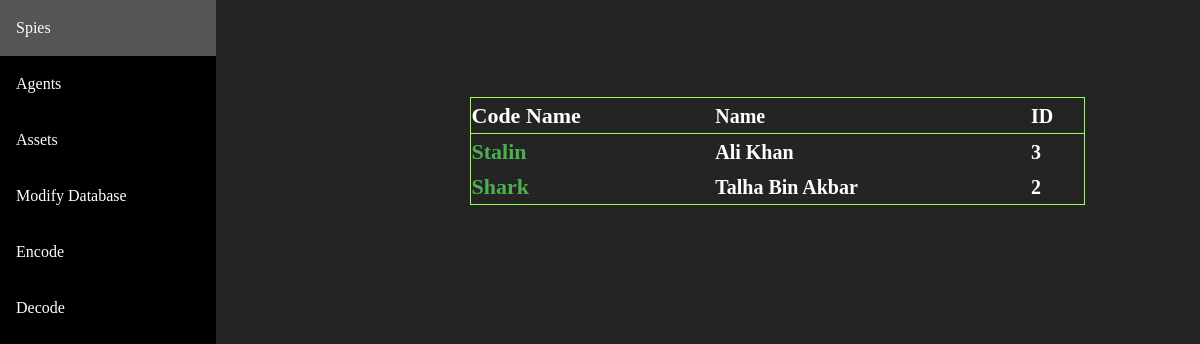
/blog/19Q2o85a51GPsEtrx/5p23xqs/spies, run on the app's committed database.
### blog/models.py (models this page shows, shortened)
class Spy(models.Model):
    spy_id = models.PositiveIntegerField(primary_key=True)
    first_name = models.CharField(max_length=100)
    last_name = models.CharField(max_length=100)
    code_name = models.CharField(unique=True, max_length=30)
    emp_id = models.ForeignKey(Employee, on_delete=models.CASCADE)

### blog/views.py (the view)
# urls.py: path('19Q2o85a51GPsEtrx/5p23xqs/spies', views.spies, name='spies'),
def spies(request):
    spiess = Spy.objects.all()
    return render(request, 'spies.html', {'spies': spiess, 'f': flag})

### templates/spies.html (shortened to what this page needs)
{% extends 'spycraft.html' %}
{% load static %}
{% block content %}
    <br>
    <br>
    <br>
    <br>
    <table class="tr" style="color: white;">
        <tr class="tr">
            <th style="font-size: 22px; font-family: 'Montserrat Medium'">Code Name</th>
            <th style="font-size: 20px; font-family: 'Montserrat Medium'">Name</th>
            <th style="font-size: 20px; font-family: 'Montserrat Medium'">ID</th>
        </tr>
        {% for spy in spies %}
            <tr id="tr">
                <th   style="color: #4CAF50;font-size: 22px; font-family: 'Montserrat Medium'">{{ spy.code_name }}</th>
                <th   style="font-size: 20px; font-family: 'Montserrat Medium">{{ spy.first_name }} {{ spy.last_name }}</th>
                <th  style="font-size: 20px; font-family: 'Montserrat Medium">{{ spy.pk }}</th>
            </tr>
        {% endfor %}
    </table>
{% endblock %}

### portfolio/static/SPYCRAFTCSS.css (style rules this page uses)
body { margin: 0; }

### templates/spies.html (style rules this page uses)
.tr { border: 1px solid #9cfd5a; border-collapse: collapse; padding: 15px; width: 60%; margin-left: 30%; }

### data on the page
Spy: code_name "Stalin", first_name "Ali", last_name "Khan", pk "3"
Spy: code_name "Shark", first_name "Talha", last_name "Bin Akbar", pk "2"
